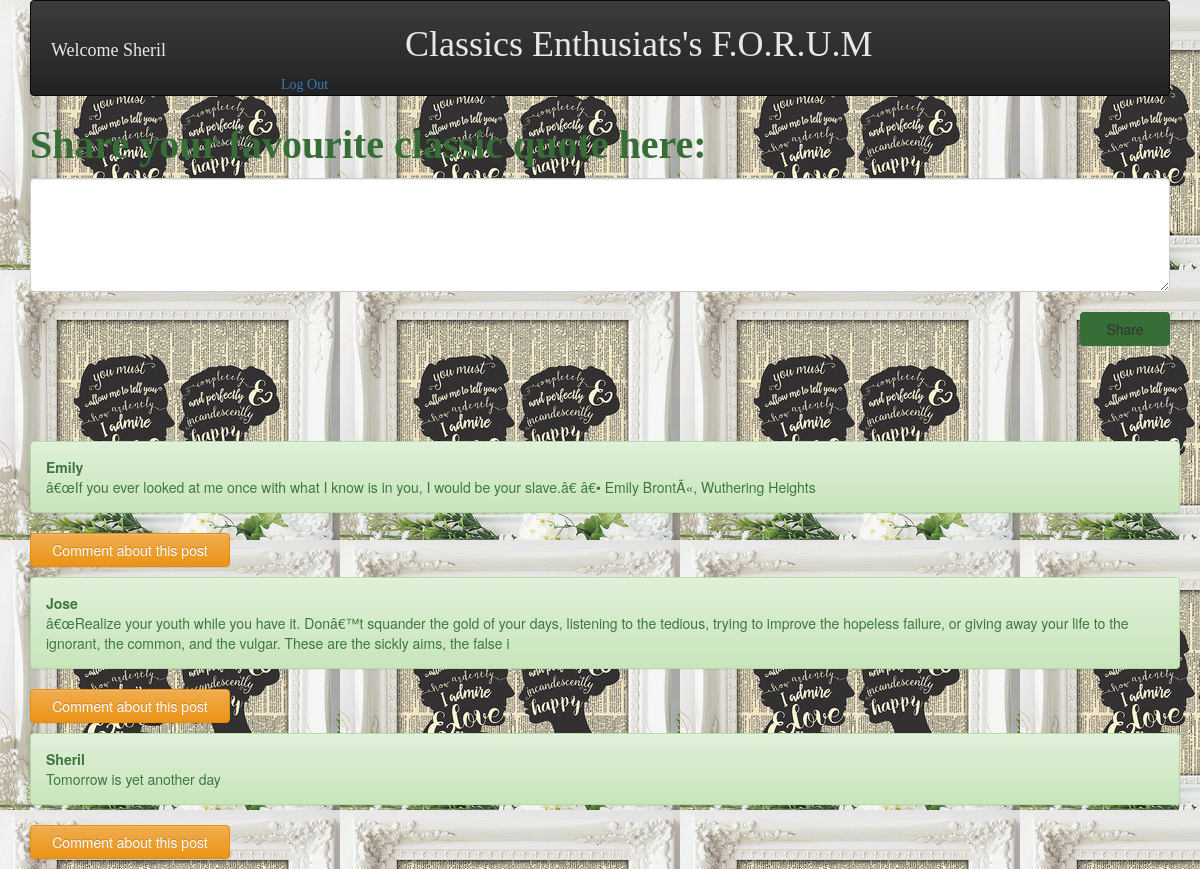
Screenshot of /wall.php (signed in) with the database file from the repository.
### tables this page shows
CREATE TABLE `messages` (
  `id` int(11) NOT NULL AUTO_INCREMENT,
  `message` varchar(255) DEFAULT NULL,
  `created_at` datetime DEFAULT CURRENT_TIMESTAMP,
  `updated_at` datetime DEFAULT CURRENT_TIMESTAMP,
  `users_id` int(11) NOT NULL,
  PRIMARY KEY (`id`),
  KEY `fk_messages_users_idx` (`users_id`),
  CONSTRAINT `fk_messages_users` FOREIGN KEY (`users_id`) REFERENCES `users` (`id`) ON DELETE NO ACTION ON UPDATE NO ACTION
);

CREATE TABLE `users` (
  `id` int(11) NOT NULL AUTO_INCREMENT,
  `first_name` varchar(45) DEFAULT NULL,
  `last_name` varchar(45) DEFAULT NULL,
  `email` varchar(45) DEFAULT NULL,
  `password` varchar(45) DEFAULT NULL,
  `created_at` datetime DEFAULT CURRENT_TIMESTAMP,
  `updated_at` datetime DEFAULT CURRENT_TIMESTAMP,
  PRIMARY KEY (`id`)
);

### connection.php (called while the page is built, shortened)
<?php
$connection = mysqli_connect(DB_HOST, DB_USER, DB_PASS, DB_DATABASE);
function fetch($query)
{
	global $connection;
	$result = mysqli_query($connection, $query);
	$rows = array();
	foreach($result as $row) {
		$rows[] = $row;
	}
	return $rows;
}
?>

### wall.php (the view, shortened to what this page needs)
<?php
require_once('connection.php');
?>
<html>
  <head>
    <link rel="stylesheet" href="styles.css">
    <link rel="stylesheet" href="https://maxcdn.bootstrapcdn.com/bootstrap/3.3.7/css/bootstrap.min.css">
    <link rel="stylesheet" href="https://maxcdn.bootstrapcdn.com/bootstrap/3.3.7/css/bootstrap-theme.min.css">
  </head>
  <body>
    <div class="container">
        <nav class="navbar navbar-inverse bg-inverse">
          <div class="welcome-wall">
          <h4>Welcome <?php echo $_SESSION['first_name'] ?></h4>
        </div>
        <div class="title-wall">
          <h1>Classics  Enthusiats's F.O.R.U.M</h1>
        </div>
        <div class="logout-wall">
          <a href="process.php">Log Out</a>
        </div>
        </nav>
    <div class="form-group">
      <form action="process.php" method="post">
        <label for="textarea1" class="share-mind">Share your favourite classic quote here:</label>
        <textarea class="form-control" rows="5" name="content"></textarea>
        <br/>
        <button type="submit" class="btn">Share</button>
      </form>
    </div>
    <br/>
    <br/>
    <br/>
    <br/>
    <?php
      $query = "SELECT * FROM users
    			     LEFT JOIN messages
    			     ON messages.users_id=users.id
    			     ORDER BY messages.created_at DESC";
      $results = fetch($query);
      foreach ($results as $value) {
        if(strlen($value['message'])!=0)
          {
      ?>
      <div class="alert alert-success"id="post-alert">
        <strong><?php echo $value['first_name'] ;?></strong>
      <?php
        echo "<br/>";
        echo $value['message'];
        echo "<br/>";
      ?>
      </div>
      <button type="button" id="coll-button" class="btn btn-warning" data-toggle="collapse" data-target="#demo">Comment about this post </button>
    <?php
      }
      }
    ?>
    </div>
  </body>
</html>

### styles.css (style rules this page uses)
.alert-success { width: 532px; }
.welcome-wall { color : #e8e8e8; font-family: fantasy; margin-left : 20px; margin-top : 30px; width: 200px; display:inline-block; }
.title-wall { display:inline-block; color : #e8e8e8; font-family: fantasy; margin-left : 150px }
.logout-wall { display:inline-block; font-family: fantasy; margin-left : 250px; color : #e8e8e8; }
.share-mind { color : #376d37; font-size: 40px; font-family: fantasy; }
.btn { margin-left: 1050px; width: 90px; background-color:#376d37 }
#post-alert { width: 1150px; }
#coll-button { margin-left: 0px; margin-bottom: 10px; width: 200px }

### wall.php (style rules this page uses)
body { background-image: url("prides.jpg"); background-repeat: repeat; background-color: #cccccc; }

### rows the page displays
messages: users.first_name "Emily", message "â€œIf you ever looked at me once with what I know is in you, I would be your slave.â€ â€• Emily BrontÃ«, Wuthering Heights"
messages: users.first_name "Jose", message "â€œRealize your youth while you have it. Donâ€™t squander the gold of your days, listening to the tedious, trying to improve the hopeless failure, or giving away your life to the ignorant, the common, and the vulgar. These are the sickly aims, the false i"
messages: users.first_name "Sheril", message "Tomorrow is yet another day"

### other values shown
$_SESSION['first_name'] "Sheril"
